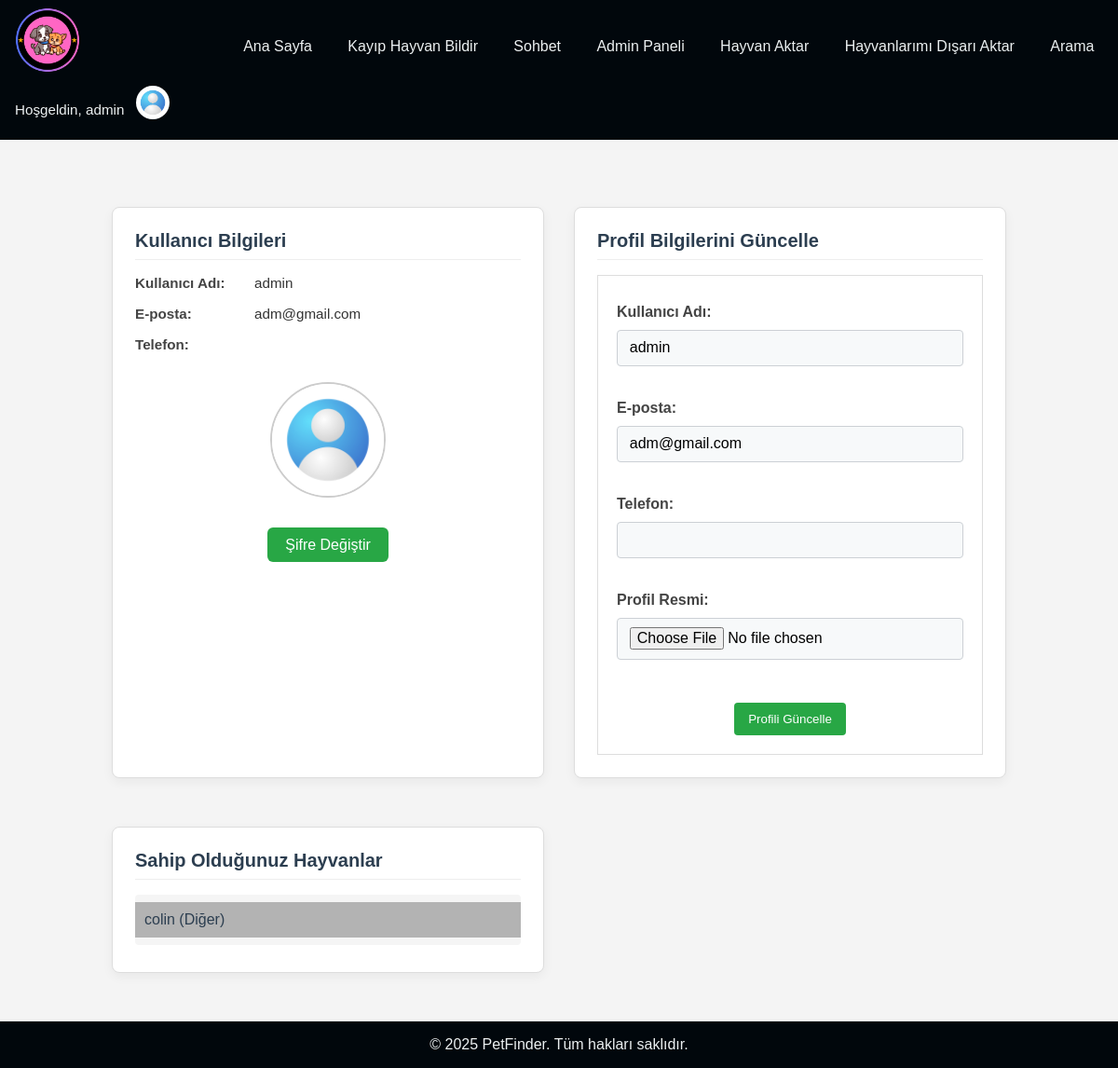
/accounts/profile/ (signed in), run on an earlier commit of the app's database.
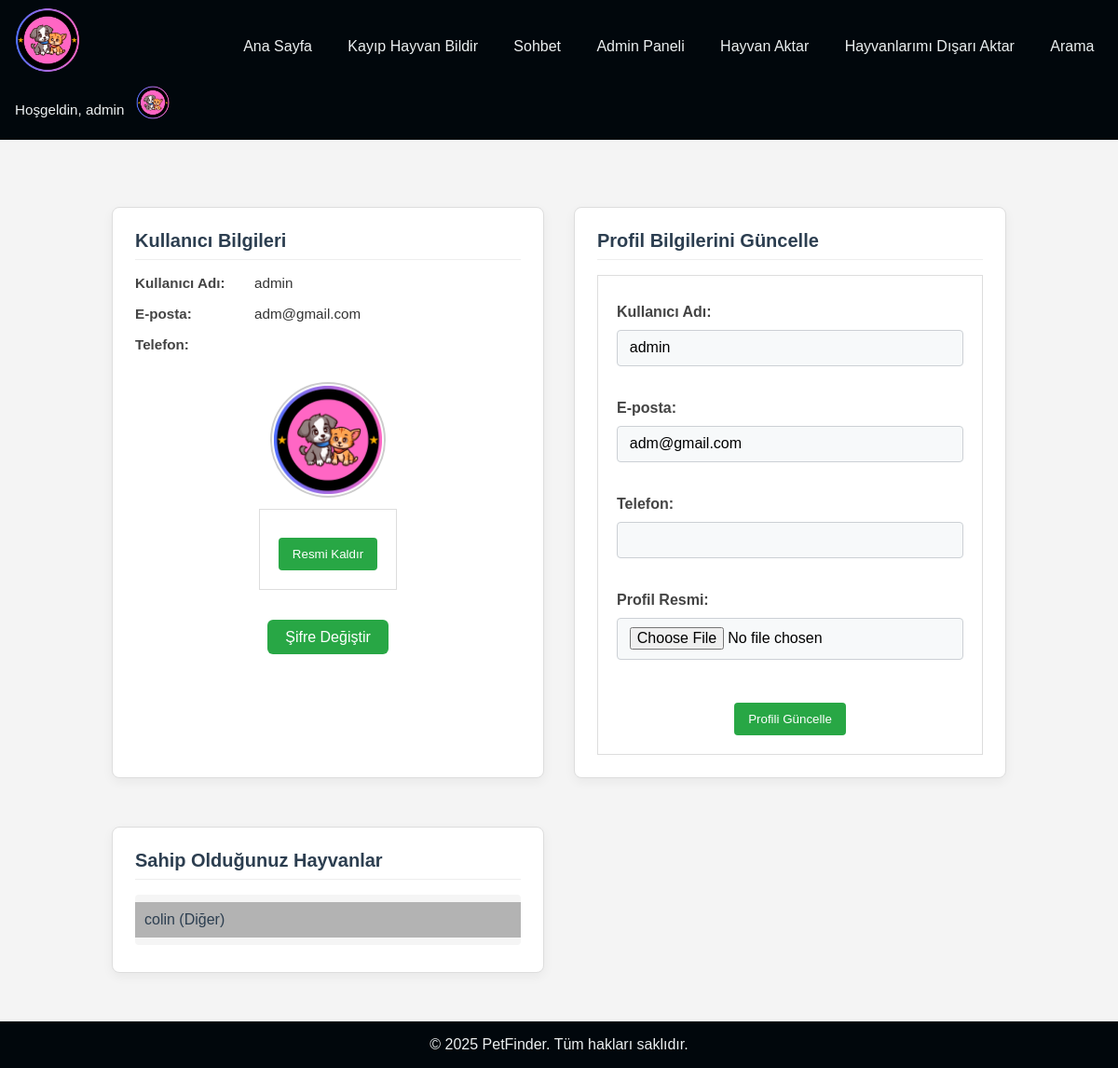
And on a later commit of the database.
### accounts/models.py (models this page shows, shortened)
class UserProfile(models.Model):
    user = models.OneToOneField(User, on_delete=models.CASCADE, related_name='profile')
    profile_picture = models.ImageField(upload_to='profile_pics/', blank=True)
    contact_number = models.CharField(max_length=20, blank=True)

### accounts/views.py (the view)
# urls.py: path('profile/', views.profile_view, name='profile'),
@login_required
def profile_view(request):
    user_profile, created = UserProfile.objects.get_or_create(user=request.user)
    if request.method == 'POST':
        form = UserProfileForm(request.POST, request.FILES, instance=user_profile)
        if 'remove_profile_picture' in request.POST:
            if user_profile.profile_picture:
                user_profile.profile_picture.delete(save=False)
                user_profile.profile_picture = None
                user_profile.save()
            messages.success(request, 'Profil resminiz başarıyla kaldırıldı!')
            return redirect('accounts:profile')
        elif form.is_valid():
            new_username = request.POST.get('username')
            new_email = request.POST.get('email')
            if new_username:
                request.user.username = new_username
            if new_email:
                request.user.email = new_email
            request.user.save()
            user_profile.contact_number = form.cleaned_data.get('contact_number', user_profile.contact_number)
            if form.cleaned_data['profile_picture']:
                user_profile.profile_picture = form.cleaned_data['profile_picture']
            user_profile.save()
            messages.success(request, 'Profiliniz başarıyla güncellendi!')
            return redirect('accounts:profile')
        else:
            messages.error(request, 'Lütfen hataları düzeltin.')
    else:
        form = UserProfileForm(instance=user_profile)
    pets = Pet.objects.filter(owner=request.user)
    context = {
        'form': form,
        'user': request.user,
        'pets': pets,
        'user_profile': user_profile,
    }
    return render(request, 'accounts/profile.html', context)

### accounts/forms.py (shortened to what this page needs)
class UserProfileForm(forms.ModelForm):
    class Meta:
        model = UserProfile
        fields = ['profile_picture', 'contact_number']
        widgets = {
            'profile_picture': forms.FileInput(),
        }

### mainpage/context_processors.py (called while the page is built)
def user_profile(request):
    if request.user.is_authenticated:
        try:
            profile = UserProfile.objects.get(user=request.user)
        except UserProfile.DoesNotExist:
            profile = None
    else:
        profile = None
    return {'user_profile': profile}

### accounts/templates/accounts/profile.html (shortened to what this page needs)
{% extends 'mainpage/base.html' %}
{% load static %}
{% block extra_css %}
  <link rel="stylesheet" href="{% static 'mainpage/profile.css' %}">
{% endblock %}
    {% block content %}
  <div class="profile-page">
    <div class="profile-card">
      <h2>Kullanıcı Bilgileri</h2>
      <div class="info-group">
        <span class="info-label">Kullanıcı Adı:</span>
        <span class="info-value">{{ user.username }}</span>
      </div>
      <div class="info-group">
        <span class="info-label">E-posta:</span>
        <span class="info-value">{{ user.email }}</span>
      </div>
      <div class="info-group">
        <span class="info-label">Telefon:</span>
        <span class="info-value">{{ user_profile.contact_number }}</span>
      </div>
      <div class="avatar-wrapper">
        {% if user_profile.profile_picture %}
          <img class="avatar" src="{{ user_profile.profile_picture.url }}" alt="Profil Resmi">
          <form method="post" class="remove-avatar-form">
            <button class="bt red" type="submit" name="remove_profile_picture">Resmi Kaldır</button>
          </form>
        {% else %}
          <img class="avatar" src="{% static 'mainpage/default_profile.jpg' %}" alt="Varsayılan Profil Resmi">
        {% endif %}
      </div>
      <a class="bt green change-pass" href="{% url 'accounts:password_change' %}">Şifre Değiştir</a>
    </div>
    <div class="profile-card">
      <h2>Profil Bilgilerini Güncelle</h2>
      <form method="post" enctype="multipart/form-data" class="update-form">
        <div class="form-group">
          <label for="{{ form.username.id_for_label }}">Kullanıcı Adı:</label>
          <input type="text" name="username" id="{{ form.username.id_for_label }}" value="{{ user.username }}">
        </div>
        <div class="form-group">
          <label for="{{ form.email.id_for_label }}">E-posta:</label>
          <input type="email" name="email" id="{{ form.email.id_for_label }}" value="{{ user.email }}">
        </div>
        <div class="form-group">
          <label for="{{ form.contact_number.id_for_label }}">Telefon:</label>
          <input type="text" name="contact_number" id="{{ form.contact_number.id_for_label }}"
                 value="{{ user_profile.contact_number }}">
        </div>
        <div class="form-group">
          <label for="{{ form.profile_picture.id_for_label }}">Profil Resmi:</label>
          <input type="file" name="profile_picture" id="{{ form.profile_picture.id_for_label }}">
        </div>
        <button class="bt green" type="submit">Profili Güncelle</button>
      </form>
    </div>
    <div class="profile-card">
      <h2>Sahip Olduğunuz Hayvanlar</h2>
      {% if pets %}
        <ul class="pet-list">
          {% for pet in pets %}
            <li class="pet-item">
              <a class="pet-link" href="{% url 'mainpage:pet_detail' pet.pk %}">
                {{ pet.name }} ({{ pet.get_species_display }})
              </a>
            </li>
          {% endfor %}
        </ul>
      {% else %}
        <p class="no-pets">Henüz bir hayvanınız yok.</p>
      {% endif %}
    </div>
  </div>
{% endblock %}

### mainpage/templates/mainpage/base.html (shortened to what this page needs)
{% load static %}
<!DOCTYPE html>
<html lang="en">
<head>
    <link rel="stylesheet" href="{% static 'mainpage/style.css' %}">
     {% block extra_css %}{% endblock %}
    <link href="https://cdn.jsdelivr.net/npm/select2@4.1.0-rc.0/dist/css/select2.min.css" rel="stylesheet" />
</head>
<body>
<nav class="navbar">
    <div class="navbar__logo">
      <a href="{% url 'mainpage:pet_list' %}">
        <img src="{% static 'mainpage/logo.png' %}" alt="PetFinder Logo">
      </a>
    </div>
    <div class="navbar__links">
      <a href="{% url 'mainpage:pet_list' %}">Ana Sayfa</a>
      <a href="{% url 'mainpage:pet_report' %}">Kayıp Hayvan Bildir</a>
      <a href="{% url 'mainpage:chat_list' %}">Sohbet</a>
      {% if user.is_staff %}
        <a href="{% url 'mainpage:admin_views' %}">Admin Paneli</a>
      {% endif %}
      <a href="{% url 'mainpage:import_pets' %}">Hayvan Aktar</a>
      <a href="{% url 'mainpage:export_pets' %}">Hayvanlarımı Dışarı Aktar</a>
      <a href="{% url 'mainpage:pet_search' %}">Arama</a>
    </div>
    <div class="navbar__user">
      {% if user.is_authenticated %}
        <span class="navbar__greeting">Hoşgeldin, {{ user.username }}</span>
        <div class="profile-dropdown">
          <div class="profile-toggle">
            {% if user_profile.profile_picture %}
              <img
                class="navbar__avatar"
                src="{{ user_profile.profile_picture.url }}"
                alt="Profil Resmi"
              >
            {% else %}
              <img
                class="navbar__avatar"
                src="{% static 'mainpage/default_profile.jpg' %}"
                alt="Profil Resmi"
              >
            {% endif %}
          </div>
        </div>
      {% else %}
      <div class="navbar__links">
        <a href="{% url 'accounts:login' %}">Giriş</a>
        <a href="{% url 'accounts:register' %}">Kayıt Ol</a>
      </div>
      {% endif %}
    </div>
  </nav>
   <div class="content">
    {% block content %}{% endblock %}
  </div>
  <footer class="footer">
    <div class="copyright">
      © 2025 PetFinder. Tüm hakları saklıdır.
    </div>
  </footer>
</body>
</html>

What changed in the data, as far as the page shows it:
now on this page (row edited): UserProfile: profile_picture (picture)
Also different on the page:
text now shown: "Resmi Kaldır"
